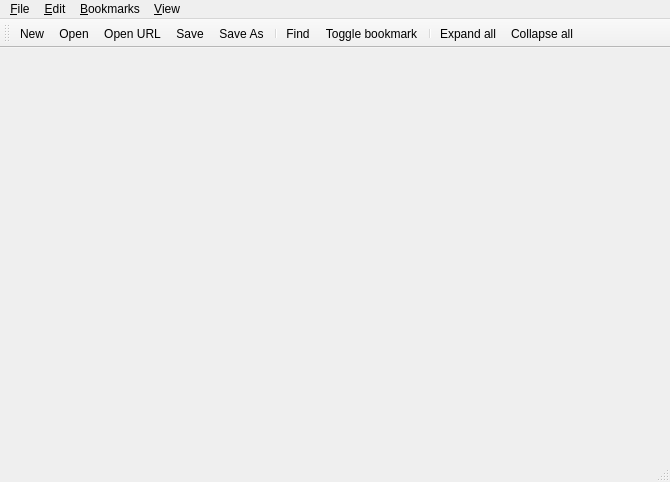
<?xml version="1.0" encoding="UTF-8"?>
<ui version="4.0">
 <class>MainWindow</class>
 <widget class="QMainWindow" name="MainWindow">
  <property name="geometry">
   <rect>
    <x>0</x>
    <y>0</y>
    <width>670</width>
    <height>482</height>
   </rect>
  </property>
  <property name="windowTitle">
   <string>XMLer</string>
  </property>
  <property name="toolButtonStyle">
   <enum>Qt::ToolButtonFollowStyle</enum>
  </property>
  <property name="unifiedTitleAndToolBarOnMac">
   <bool>true</bool>
  </property>
  <widget class="QWidget" name="centralwidget"/>
  <widget class="QMenuBar" name="menubar">
   <property name="geometry">
    <rect>
     <x>0</x>
     <y>0</y>
     <width>670</width>
     <height>22</height>
    </rect>
   </property>
   <widget class="QMenu" name="menu_File">
    <property name="title">
     <string>&amp;File</string>
    </property>
    <addaction name="actionNew"/>
    <addaction name="actionOpen"/>
    <addaction name="actionOpenUrl"/>
    <addaction name="actionSave"/>
    <addaction name="actionSaveAs"/>
    <addaction name="separator"/>
    <addaction name="actionProperties"/>
    <addaction name="separator"/>
    <addaction name="actionClose"/>
    <addaction name="separator"/>
    <addaction name="actionExit"/>
   </widget>
   <widget class="QMenu" name="menu_Edit">
    <property name="title">
     <string>&amp;Edit</string>
    </property>
    <addaction name="actionCopy"/>
    <addaction name="separator"/>
    <addaction name="actionFind"/>
    <addaction name="actionFindNext"/>
    <addaction name="actionFindPrevious"/>
   </widget>
   <widget class="QMenu" name="menu_Bookmarks">
    <property name="title">
     <string>&amp;Bookmarks</string>
    </property>
    <addaction name="actionBookmark"/>
    <addaction name="separator"/>
    <addaction name="actionBookmarkGotoNext"/>
    <addaction name="actionBookmarkGotoPrevious"/>
   </widget>
   <widget class="QMenu" name="menu_View">
    <property name="title">
     <string>&amp;View</string>
    </property>
    <addaction name="actionCollapseAll"/>
    <addaction name="actionExpandAll"/>
   </widget>
   <addaction name="menu_File"/>
   <addaction name="menu_Edit"/>
   <addaction name="menu_Bookmarks"/>
   <addaction name="menu_View"/>
  </widget>
  <widget class="QStatusBar" name="statusbar"/>
  <widget class="QToolBar" name="toolBar">
   <property name="windowTitle">
    <string>toolBar</string>
   </property>
   <attribute name="toolBarArea">
    <enum>TopToolBarArea</enum>
   </attribute>
   <attribute name="toolBarBreak">
    <bool>false</bool>
   </attribute>
   <addaction name="actionNew"/>
   <addaction name="actionOpen"/>
   <addaction name="actionOpenUrl"/>
   <addaction name="actionSave"/>
   <addaction name="actionSaveAs"/>
   <addaction name="separator"/>
   <addaction name="actionFind"/>
   <addaction name="actionBookmark"/>
   <addaction name="separator"/>
   <addaction name="actionExpandAll"/>
   <addaction name="actionCollapseAll"/>
  </widget>
  <action name="actionExit">
   <property name="text">
    <string>E&amp;xit</string>
   </property>
   <property name="menuRole">
    <enum>QAction::QuitRole</enum>
   </property>
  </action>
  <action name="actionOpen">
   <property name="text">
    <string>&amp;Open</string>
   </property>
  </action>
  <action name="actionOpenUrl">
   <property name="text">
    <string>&amp;Open URL</string>
   </property>
  </action>
  <action name="actionNew">
   <property name="text">
    <string>&amp;New</string>
   </property>
  </action>
  <action name="actionClose">
   <property name="text">
    <string>&amp;Close</string>
   </property>
  </action>
  <action name="actionSave">
   <property name="text">
    <string>&amp;Save</string>
   </property>
  </action>
  <action name="actionSaveAs">
   <property name="text">
    <string>Save &amp;As...</string>
   </property>
  </action>
  <action name="actionProperties">
   <property name="text">
    <string>&amp;Properties</string>
   </property>
  </action>
  <action name="actionCopy">
   <property name="text">
    <string>&amp;Copy</string>
   </property>
  </action>
  <action name="actionFind">
   <property name="text">
    <string>&amp;Find</string>
   </property>
  </action>
  <action name="actionFindNext">
   <property name="text">
    <string>Find &amp;next</string>
   </property>
  </action>
  <action name="actionFindPrevious">
   <property name="text">
    <string>Find &amp;previous</string>
   </property>
  </action>
  <action name="actionBookmark">
   <property name="text">
    <string>Toggle bookmark</string>
   </property>
   <property name="shortcut">
    <string>Ctrl+B</string>
   </property>
  </action>
  <action name="actionBookmarkGotoNext">
   <property name="text">
    <string>Goto &amp;next</string>
   </property>
  </action>
  <action name="actionBookmarkGotoPrevious">
   <property name="text">
    <string>Goto &amp;previous</string>
   </property>
  </action>
  <action name="actionCollapseAll">
   <property name="text">
    <string>&amp;Collapse all</string>
   </property>
  </action>
  <action name="actionExpandAll">
   <property name="text">
    <string>&amp;Expand all</string>
   </property>
  </action>
 </widget>
 <resources/>
 <connections/>
</ui>
